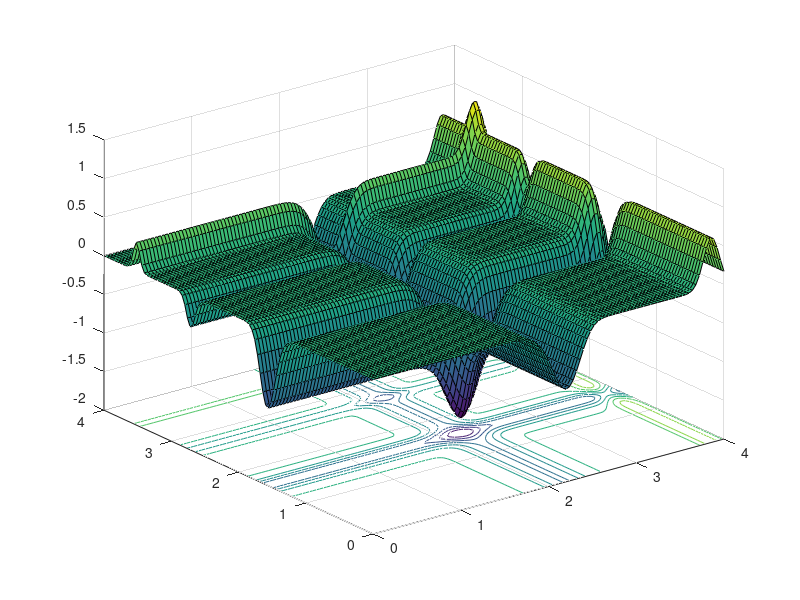

The MATLAB script that drew this image: (Note: this script raises an error after producing the figure.)
function [best]=pso_simpledemo(n,Num_iterations)
if nargin<2, Num_iterations=10; end
if nargin<1, n=20;  end
str1='-sin(x)*(sin(x^2/3.14159))^20';
str2='-sin(y)*(sin(2*y^2/3.14159))^20';
funstr=strcat(str1,str2);
f=vectorize(inline(funstr));
range=[0 4 0 4];
beta=0.5;
Ngrid=100;
dx=(range(2)-range(1))/Ngrid;
dy=(range(4)-range(3))/Ngrid;
xgrid=range(1):dx:range(2); ygrid=range(3):dy:range(4);
[x,y]=meshgrid(xgrid,ygrid);
z=f(x,y);
figure(1);
surfc(x,y,z);
best=zeros(Num_iterations,3);
[xn,yn]=init_pso(n,range);
figure(2);
for i=1:Num_iterations,
    counter(x,y,z,15);hold on;
    zn=f(xn,yn);
    zn_min=min(zn);
    xo=min(xn(zn==zn_min));
    yo=min(yn(zn==zn_min));
    zo=min(zn(zn==zn_min));
    plot(xn,yn,'.',xo,yo,'*');axis(range);
    gamma=0.7;alpha=gamma.^i;
    [xn,yn]=pso_move(xn,yn,xo,yo,alpha,beta,range);
    drawnow;
    hold off;
    best(i,1)=xo;best(i,2)=yo;best(i,3)=zo;
end
function [xn,yn]=pso_move(xn,yn,xo,yo,a,b,range)
nn=size(yn,2);
xn=xn.*(1-b)+xo.*b+a.*(rand(1,nn)-0.5);
yn=yn.*(1-b)+yo.*b+a.*(rand(1,nn)-0.5);
[xn,yn]=findrange(xn,yn,range);
nn=length(yn);
for i=1:nn,
    if xn(i)<=range(1), xn(i)=range(1); end
    if xn(i)>=range(2), xn(i)=range(2); end
    if yn(i)<=range(3), yn(i)=range(3); end
    if yn(i)>=range(4), yn(i)=range(4); end
end

